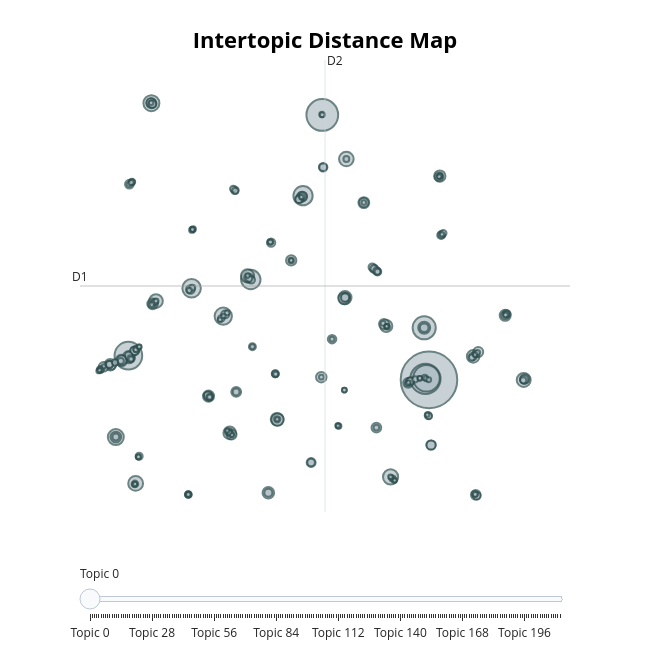

The notebook cell saved with this chart:
### Code cell
topic_model.visualize_topics()

### Figure 1 — Plotly figure (JSON) as saved in the notebook; plotly's stock layout.template omitted (floating-point values rounded to 4 significant figures; data arrays with more than 128 entries replaced by an {"elided": "..."} marker saying what was removed)
{"data": [{"customdata": {"elided": "213x3 mixed values"}, "hovertemplate": "<b>Topic %{customdata[0]}</b><br>%{customdata[1]}<br>Size: %{customdata[2]}", "legendgroup": "", "marker": {"color": "#B0BEC5", "line": {"color": "DarkSlateGrey", "width": 2}, "size": {"elided": "213 int values"}, "sizemode": "area", "sizeref": 1.155, "symbol": "circle"}, "mode": "markers", "name": "", "orientation": "v", "showlegend": false, "type": "scatter", "x": {"elided": "213 float values"}, "xaxis": "x", "y": {"elided": "213 float values"}, "yaxis": "y"}], "layout": {"annotations": [{"showarrow": false, "text": "D1", "x": -9.837, "y": 7.843, "yshift": 10}, {"showarrow": false, "text": "D2", "x": 6.945, "xshift": 10, "y": 25.32}], "height": 650, "hoverlabel": {"bgcolor": "white", "font": {"family": "Rockwell", "size": 16}}, "legend": {"itemsizing": "constant", "tracegroupgap": 0}, "margin": {"t": 60}, "shapes": [{"line": {"color": "#CFD8DC", "width": 2}, "type": "line", "x0": 6.945, "x1": 6.945, "y0": -9.632, "y1": 25.32}, {"line": {"color": "#9E9E9E", "width": 2}, "type": "line", "x0": -9.837, "x1": 23.73, "y0": 7.843, "y1": 7.843}], "sliders": [{"active": 0, "pad": {"t": 50}, "steps": [{"args": [{"marker.color": {"elided": "1x213 str values"}}], "label": "Topic 0", "method": "update"}, {"args": [{"marker.color": {"elided": "1x213 str values"}}], "label": "Topic 1", "method": "update"}, {"args": [{"marker.color": {"elided": "1x213 str values"}}], "label": "Topic 2", "method": "update"}, {"args": [{"marker.color": {"elided": "1x213 str values"}}], "label": "Topic 3", "method": "update"}, {"args": [{"marker.color": {"elided": "1x213 str values"}}], "label": "Topic 4", "method": "update"}, {"args": [{"marker.color": {"elided": "1x213 str values"}}], "label": "Topic 5", "method": "update"}, {"args": [{"marker.color": {"elided": "1x213 str values"}}], "label": "Topic 6", "method": "update"}, {"args": [{"marker.color": {"elided": "1x213 str values"}}], "label": "Topic 7", "method": "update"}, {"args": [{"marker.color": {"elided": "1x213 str values"}}], "label": "Topic 8", "method": "update"}, {"args": [{"marker.color": {"elided": "1x213 str values"}}], "label": "Topic 9", "method": "update"}, {"args": [{"marker.color": {"elided": "1x213 str values"}}], "label": "Topic 10", "method": "update"}, {"args": [{"marker.color": {"elided": "1x213 str values"}}], "label": "Topic 11", "method": "update"}, {"args": [{"marker.color": {"elided": "1x213 str values"}}], "label": "Topic 12", "method": "update"}, {"args": [{"marker.color": {"elided": "1x213 str values"}}], "label": "Topic 13", "method": "update"}, {"args": [{"marker.color": {"elided": "1x213 str values"}}], "label": "Topic 14", "method": "update"}, {"args": [{"marker.color": {"elided": "1x213 str values"}}], "label": "Topic 15", "method": "update"}, {"args": [{"marker.color": {"elided": "1x213 str values"}}], "label": "Topic 16", "method": "update"}, {"args": [{"marker.color": {"elided": "1x213 str values"}}], "label": "Topic 17", "method": "update"}, {"args": [{"marker.color": {"elided": "1x213 str values"}}], "label": "Topic 18", "method": "update"}, {"args": [{"marker.color": {"elided": "1x213 str values"}}], "label": "Topic 19", "method": "update"}, {"args": [{"marker.color": {"elided": "1x213 str values"}}], "label": "Topic 20", "method": "update"}, {"args": [{"marker.color": {"elided": "1x213 str values"}}], "label": "Topic 21", "method": "update"}, {"args": [{"marker.color": {"elided": "1x213 str values"}}], "label": "Topic 22", "method": "update"}, {"args": [{"marker.color": {"elided": "1x213 str values"}}], "label": "Topic 23", "method": "update"}, {"args": [{"marker.color": {"elided": "1x213 str values"}}], "label": "Topic 24", "method": "update"}, {"args": [{"marker.color": {"elided": "1x213 str values"}}], "label": "Topic 25", "method": "update"}, {"args": [{"marker.color": {"elided": "1x213 str values"}}], "label": "Topic 26", "method": "update"}, {"args": [{"marker.color": {"elided": "1x213 str values"}}], "label": "Topic 27", "method": "update"}, {"args": [{"marker.color": {"elided": "1x213 str values"}}], "label": "Topic 28", "method": "update"}, {"args": [{"marker.color": {"elided": "1x213 str values"}}], "label": "Topic 29", "method": "update"}, {"args": [{"marker.color": {"elided": "1x213 str values"}}], "label": "Topic 30", "method": "update"}, {"args": [{"marker.color": {"elided": "1x213 str values"}}], "label": "Topic 31", "method": "update"}, {"args": [{"marker.color": {"elided": "1x213 str values"}}], "label": "Topic 32", "method": "update"}, {"args": [{"marker.color": {"elided": "1x213 str values"}}], "label": "Topic 33", "method": "update"}, {"args": [{"marker.color": {"elided": "1x213 str values"}}], "label": "Topic 34", "method": "update"}, {"args": [{"marker.color": {"elided": "1x213 str values"}}], "label": "Topic 35", "method": "update"}, {"args": [{"marker.color": {"elided": "1x213 str values"}}], "label": "Topic 36", "method": "update"}, {"args": [{"marker.color": {"elided": "1x213 str values"}}], "label": "Topic 37", "method": "update"}, {"args": [{"marker.color": {"elided": "1x213 str values"}}], "label": "Topic 38", "method": "update"}, {"args": [{"marker.color": {"elided": "1x213 str values"}}], "label": "Topic 39", "method": "update"}, {"args": [{"marker.color": {"elided": "1x213 str values"}}], "label": "Topic 40", "method": "update"}, {"args": [{"marker.color": {"elided": "1x213 str values"}}], "label": "Topic 41", "method": "update"}, {"args": [{"marker.color": {"elided": "1x213 str values"}}], "label": "Topic 42", "method": "update"}, {"args": [{"marker.color": {"elided": "1x213 str values"}}], "label": "Topic 43", "method": "update"}, {"args": [{"marker.color": {"elided": "1x213 str values"}}], "label": "Topic 44", "method": "update"}, {"args": [{"marker.color": {"elided": "1x213 str values"}}], "label": "Topic 45", "method": "update"}, {"args": [{"marker.color": {"elided": "1x213 str values"}}], "label": "Topic 46", "method": "update"}, {"args": [{"marker.color": {"elided": "1x213 str values"}}], "label": "Topic 47", "method": "update"}, {"args": [{"marker.color": {"elided": "1x213 str values"}}], "label": "Topic 48", "method": "update"}, {"args": [{"marker.color": {"elided": "1x213 str values"}}], "label": "Topic 49", "method": "update"}, {"args": [{"marker.color": {"elided": "1x213 str values"}}], "label": "Topic 50", "method": "update"}, {"args": [{"marker.color": {"elided": "1x213 str values"}}], "label": "Topic 51", "method": "update"}, {"args": [{"marker.color": {"elided": "1x213 str values"}}], "label": "Topic 52", "method": "update"}, {"args": [{"marker.color": {"elided": "1x213 str values"}}], "label": "Topic 53", "method": "update"}, {"args": [{"marker.color": {"elided": "1x213 str values"}}], "label": "Topic 54", "method": "update"}, {"args": [{"marker.color": {"elided": "1x213 str values"}}], "label": "Topic 55", "method": "update"}, {"args": [{"marker.color": {"elided": "1x213 str values"}}], "label": "Topic 56", "method": "update"}, {"args": [{"marker.color": {"elided": "1x213 str values"}}], "label": "Topic 57", "method": "update"}, {"args": [{"marker.color": {"elided": "1x213 str values"}}], "label": "Topic 58", "method": "update"}, {"args": [{"marker.color": {"elided": "1x213 str values"}}], "label": "Topic 59", "method": "update"}, {"args": [{"marker.color": {"elided": "1x213 str values"}}], "label": "Topic 60", "method": "update"}, {"args": [{"marker.color": {"elided": "1x213 str values"}}], "label": "Topic 61", "method": "update"}, {"args": [{"marker.color": {"elided": "1x213 str values"}}], "label": "Topic 62", "method": "update"}, {"args": [{"marker.color": {"elided": "1x213 str values"}}], "label": "Topic 63", "method": "update"}, {"args": [{"marker.color": {"elided": "1x213 str values"}}], "label": "Topic 64", "method": "update"}, {"args": [{"marker.color": {"elided": "1x213 str values"}}], "label": "Topic 65", "method": "update"}, {"args": [{"marker.color": {"elided": "1x213 str values"}}], "label": "Topic 66", "method": "update"}, {"args": [{"marker.color": {"elided": "1x213 str values"}}], "label": "Topic 67", "method": "update"}, {"args": [{"marker.color": {"elided": "1x213 str values"}}], "label": "Topic 68", "method": "update"}, {"args": [{"marker.color": {"elided": "1x213 str values"}}], "label": "Topic 69", "method": "update"}, {"args": [{"marker.color": {"elided": "1x213 str values"}}], "label": "Topic 70", "method": "update"}, {"args": [{"marker.color": {"elided": "1x213 str values"}}], "label": "Topic 71", "method": "update"}, {"args": [{"marker.color": {"elided": "1x213 str values"}}], "label": "Topic 72", "method": "update"}, {"args": [{"marker.color": {"elided": "1x213 str values"}}], "label": "Topic 73", "method": "update"}, {"args": [{"marker.color": {"elided": "1x213 str values"}}], "label": "Topic 74", "method": "update"}, {"args": [{"marker.color": {"elided": "1x213 str values"}}], "label": "Topic 75", "method": "update"}, {"args": [{"marker.color": {"elided": "1x213 str values"}}], "label": "Topic 76", "method": "update"}, {"args": [{"marker.color": {"elided": "1x213 str values"}}], "label": "Topic 77", "method": "update"}, {"args": [{"marker.color": {"elided": "1x213 str values"}}], "label": "Topic 78", "method": "update"}, {"args": [{"marker.color": {"elided": "1x213 str values"}}], "label": "Topic 79", "method": "update"}, {"args": [{"marker.color": {"elided": "1x213 str values"}}], "label": "Topic 80", "method": "update"}, {"args": [{"marker.color": {"elided": "1x213 str values"}}], "label": "Topic 81", "method": "update"}, {"args": [{"marker.color": {"elided": "1x213 str values"}}], "label": "Topic 82", "method": "update"}, {"args": [{"marker.color": {"elided": "1x213 str values"}}], "label": "Topic 83", "method": "update"}, {"args": [{"marker.color": {"elided": "1x213 str values"}}], "label": "Topic 84", "method": "update"}, {"args": [{"marker.color": {"elided": "1x213 str values"}}], "label": "Topic 85", "method": "update"}, {"args": [{"marker.color": {"elided": "1x213 str values"}}], "label": "Topic 86", "method": "update"}, {"args": [{"marker.color": {"elided": "1x213 str values"}}], "label": "Topic 87", "method": "update"}, {"args": [{"marker.color": {"elided": "1x213 str values"}}], "label": "Topic 88", "method": "update"}, {"args": [{"marker.color": {"elided": "1x213 str values"}}], "label": "Topic 89", "method": "update"}, {"args": [{"marker.color": {"elided": "1x213 str values"}}], "label": "Topic 90", "method": "update"}, {"args": [{"marker.color": {"elided": "1x213 str values"}}], "label": "Topic 91", "method": "update"}, {"args": [{"marker.color": {"elided": "1x213 str values"}}], "label": "Topic 92", "method": "update"}, {"args": [{"marker.color": {"elided": "1x213 str values"}}], "label": "Topic 93", "method": "update"}, {"args": [{"marker.color": {"elided": "1x213 str values"}}], "label": "Topic 94", "method": "update"}, {"args": [{"marker.color": {"elided": "1x213 str values"}}], "label": "Topic 95", "method": "update"}, {"args": [{"marker.color": {"elided": "1x213 str values"}}], "label": "Topic 96", "method": "update"}, {"args": [{"marker.color": {"elided": "1x213 str values"}}], "label": "Topic 97", "method": "update"}, {"args": [{"marker.color": {"elided": "1x213 str values"}}], "label": "Topic 98", "method": "update"}, {"args": [{"marker.color": {"elided": "1x213 str values"}}], "label": "Topic 99", "method": "update"}, {"args": [{"marker.color": {"elided": "1x213 str values"}}], "label": "Topic 100", "method": "update"}, {"args": [{"marker.color": {"elided": "1x213 str values"}}], "label": "Topic 101", "method": "update"}, {"args": [{"marker.color": {"elided": "1x213 str values"}}], "label": "Topic 102", "method": "update"}, {"args": [{"marker.color": {"elided": "1x213 str values"}}], "label": "Topic 103", "method": "update"}, {"args": [{"marker.color": {"elided": "1x213 str values"}}], "label": "Topic 104", "method": "update"}, {"args": [{"marker.color": {"elided": "1x213 str values"}}], "label": "Topic 105", "method": "update"}, {"args": [{"marker.color": {"elided": "1x213 str values"}}], "label": "Topic 106", "method": "update"}, {"args": [{"marker.color": {"elided": "1x213 str values"}}], "label": "Topic 107", "method": "update"}, {"args": [{"marker.color": {"elided": "1x213 str values"}}], "label": "Topic 108", "method": "update"}, {"args": [{"marker.color": {"elided": "1x213 str values"}}], "label": "Topic 109", "method": "update"}, {"args": [{"marker.color": {"elided": "1x213 str values"}}], "label": "Topic 110", "method": "update"}, {"args": [{"marker.color": {"elided": "1x213 str values"}}], "label": "Topic 111", "method": "update"}, {"args": [{"marker.color": {"elided": "1x213 str values"}}], "label": "Topic 112", "method": "update"}, {"args": [{"marker.color": {"elided": "1x213 str values"}}], "label": "Topic 113", "method": "update"}, {"args": [{"marker.color": {"elided": "1x213 str values"}}], "label": "Topic 114", "method": "update"}, {"args": [{"marker.color": {"elided": "1x213 str values"}}], "label": "Topic 115", "method": "update"}, {"args": [{"marker.color": {"elided": "1x213 str values"}}], "label": "Topic 116", "method": "update"}, {"args": [{"marker.color": {"elided": "1x213 str values"}}], "label": "Topic 117", "method": "update"}, {"args": [{"marker.color": {"elided": "1x213 str values"}}], "label": "Topic 118", "method": "update"}, {"args": [{"marker.color": {"elided": "1x213 str values"}}], "label": "Topic 119", "method": "update"}, {"args": [{"marker.color": {"elided": "1x213 str values"}}], "label": "Topic 120", "method": "update"}, {"args": [{"marker.color": {"elided": "1x213 str values"}}], "label": "Topic 121", "method": "update"}, {"args": [{"marker.color": {"elided": "1x213 str values"}}], "label": "Topic 122", "method": "update"}, {"args": [{"marker.color": {"elided": "1x213 str values"}}], "label": "Topic 123", "method": "update"}, {"args": [{"marker.color": {"elided": "1x213 str values"}}], "label": "Topic 124", "method": "update"}, {"args": [{"marker.color": {"elided": "1x213 str values"}}], "label": "Topic 125", "method": "update"}, {"args": [{"marker.color": {"elided": "1x213 str values"}}], "label": "Topic 126", "method": "update"}, {"args": [{"marker.color": {"elided": "1x213 str values"}}], "label": "Topic 127", "method": "update"}, {"args": [{"marker.color": {"elided": "1x213 str values"}}], "label": "Topic 128", "method": "update"}, {"args": [{"marker.color": {"elided": "1x213 str values"}}], "label": "Topic 129", "method": "update"}, {"args": [{"marker.color": {"elided": "1x213 str values"}}], "label": "Topic 130", "method": "update"}, {"args": [{"marker.color": {"elided": "1x213 str values"}}], "label": "Topic 131", "method": "update"}, {"args": [{"marker.color": {"elided": "1x213 str values"}}], "label": "Topic 132", "method": "update"}, {"args": [{"marker.color": {"elided": "1x213 str values"}}], "label": "Topic 133", "method": "update"}, {"args": [{"marker.color": {"elided": "1x213 str values"}}], "label": "Topic 134", "method": "update"}, {"args": [{"marker.color": {"elided": "1x213 str values"}}], "label": "Topic 135", "method": "update"}, {"args": [{"marker.color": {"elided": "1x213 str values"}}], "label": "Topic 136", "method": "update"}, {"args": [{"marker.color": {"elided": "1x213 str values"}}], "label": "Topic 137", "method": "update"}, {"args": [{"marker.color": {"elided": "1x213 str values"}}], "label": "Topic 138", "method": "update"}, {"args": [{"marker.color": {"elided": "1x213 str values"}}], "label": "Topic 139", "method": "update"}, {"args": [{"marker.color": {"elided": "1x213 str values"}}], "label": "Topic 140", "method": "update"}, {"args": [{"marker.color": {"elided": "1x213 str values"}}], "label": "Topic 141", "method": "update"}, {"args": [{"marker.color": {"elided": "1x213 str values"}}], "label": "Topic 142", "method": "update"}, {"args": [{"marker.color": {"elided": "1x213 str values"}}], "label": "Topic 143", "method": "update"}, {"args": [{"marker.color": {"elided": "1x213 str values"}}], "label": "Topic 144", "method": "update"}, {"args": [{"marker.color": {"elided": "1x213 str values"}}], "label": "Topic 145", "method": "update"}, {"args": [{"marker.color": {"elided": "1x213 str values"}}], "label": "Topic 146", "method": "update"}, {"args": [{"marker.color": {"elided": "1x213 str values"}}], "label": "Topic 147", "method": "update"}, {"args": [{"marker.color": {"elided": "1x213 str values"}}], "label": "Topic 148", "method": "update"}, {"args": [{"marker.color": {"elided": "1x213 str values"}}], "label": "Topic 149", "method": "update"}, {"args": [{"marker.color": {"elided": "1x213 str values"}}], "label": "Topic 150", "method": "update"}, {"args": [{"marker.color": {"elided": "1x213 str values"}}], "label": "Topic 151", "method": "update"}, {"args": [{"marker.color": {"elided": "1x213 str values"}}], "label": "Topic 152", "method": "update"}, {"args": [{"marker.color": {"elided": "1x213 str values"}}], "label": "Topic 153", "method": "update"}, {"args": [{"marker.color": {"elided": "1x213 str values"}}], "label": "Topic 154", "method": "update"}, {"args": [{"marker.color": {"elided": "1x213 str values"}}], "label": "Topic 155", "method": "update"}, {"args": [{"marker.color": {"elided": "1x213 str values"}}], "label": "Topic 156", "method": "update"}, {"args": [{"marker.color": {"elided": "1x213 str values"}}], "label": "Topic 157", "method": "update"}, {"args": [{"marker.color": {"elided": "1x213 str values"}}], "label": "Topic 158", "method": "update"}, {"args": [{"marker.color": {"elided": "1x213 str values"}}], "label": "Topic 159", "method": "update"}, {"args": [{"marker.color": {"elided": "1x213 str values"}}], "label": "Topic 160", "method": "update"}, {"args": [{"marker.color": {"elided": "1x213 str values"}}], "label": "Topic 161", "method": "update"}, {"args": [{"marker.color": {"elided": "1x213 str values"}}], "label": "Topic 162", "method": "update"}, {"args": [{"marker.color": {"elided": "1x213 str values"}}], "label": "Topic 163", "method": "update"}, {"args": [{"marker.color": {"elided": "1x213 str values"}}], "label": "Topic 164", "method": "update"}, {"args": [{"marker.color": {"elided": "1x213 str values"}}], "label": "Topic 165", "method": "update"}, {"args": [{"marker.color": {"elided": "1x213 str values"}}], "label": "Topic 166", "method": "update"}, {"args": [{"marker.color": {"elided": "1x213 str values"}}], "label": "Topic 167", "method": "update"}, {"args": [{"marker.color": {"elided": "1x213 str values"}}], "label": "Topic 168", "method": "update"}, {"args": [{"marker.color": {"elided": "1x213 str values"}}], "label": "Topic 169", "method": "update"}, {"args": [{"marker.color": {"elided": "1x213 str values"}}], "label": "Topic 170", "method": "update"}, {"args": [{"marker.color": {"elided": "1x213 str values"}}], "label": "Topic 171", "method": "update"}, {"args": [{"marker.color": {"elided": "1x213 str values"}}], "label": "Topic 172", "method": "update"}, {"args": [{"marker.color": {"elided": "1x213 str values"}}], "label": "Topic 173", "method": "update"}, {"args": [{"marker.color": {"elided": "1x213 str values"}}], "label": "Topic 174", "method": "update"}, {"args": [{"marker.color": {"elided": "1x213 str values"}}], "label": "Topic 175", "method": "update"}, {"args": [{"marker.color": {"elided": "1x213 str values"}}], "label": "Topic 176", "method": "update"}, {"args": [{"marker.color": {"elided": "1x213 str values"}}], "label": "Topic 177", "method": "update"}, {"args": [{"marker.color": {"elided": "1x213 str values"}}], "label": "Topic 178", "method": "update"}, {"args": [{"marker.color": {"elided": "1x213 str values"}}], "label": "Topic 179", "method": "update"}, {"args": [{"marker.color": {"elided": "1x213 str values"}}], "label": "Topic 180", "method": "update"}, {"args": [{"marker.color": {"elided": "1x213 str values"}}], "label": "Topic 181", "method": "update"}, {"args": [{"marker.color": {"elided": "1x213 str values"}}], "label": "Topic 182", "method": "update"}, {"args": [{"marker.color": {"elided": "1x213 str values"}}], "label": "Topic 183", "method": "update"}, {"args": [{"marker.color": {"elided": "1x213 str values"}}], "label": "Topic 184", "method": "update"}, {"args": [{"marker.color": {"elided": "1x213 str values"}}], "label": "Topic 185", "method": "update"}, {"args": [{"marker.color": {"elided": "1x213 str values"}}], "label": "Topic 186", "method": "update"}, {"args": [{"marker.color": {"elided": "1x213 str values"}}], "label": "Topic 187", "method": "update"}, {"args": [{"marker.color": {"elided": "1x213 str values"}}], "label": "Topic 188", "method": "update"}, {"args": [{"marker.color": {"elided": "1x213 str values"}}], "label": "Topic 189", "method": "update"}, {"args": [{"marker.color": {"elided": "1x213 str values"}}], "label": "Topic 190", "method": "update"}, {"args": [{"marker.color": {"elided": "1x213 str values"}}], "label": "Topic 191", "method": "update"}, {"args": [{"marker.color": {"elided": "1x213 str values"}}], "label": "Topic 192", "method": "update"}, {"args": [{"marker.color": {"elided": "1x213 str values"}}], "label": "Topic 193", "method": "update"}, {"args": [{"marker.color": {"elided": "1x213 str values"}}], "label": "Topic 194", "method": "update"}, {"args": [{"marker.color": {"elided": "1x213 str values"}}], "label": "Topic 195", "method": "update"}, {"args": [{"marker.color": {"elided": "1x213 str values"}}], "label": "Topic 196", "method": "update"}, {"args": [{"marker.color": {"elided": "1x213 str values"}}], "label": "Topic 197", "method": "update"}, {"args": [{"marker.color": {"elided": "1x213 str values"}}], "label": "Topic 198", "method": "update"}, {"args": [{"marker.color": {"elided": "1x213 str values"}}], "label": "Topic 199", "method": "update"}, {"args": [{"marker.color": {"elided": "1x213 str values"}}], "label": "Topic 200", "method": "update"}, {"args": [{"marker.color": {"elided": "1x213 str values"}}], "label": "Topic 201", "method": "update"}, {"args": [{"marker.color": {"elided": "1x213 str values"}}], "label": "Topic 202", "method": "update"}, {"args": [{"marker.color": {"elided": "1x213 str values"}}], "label": "Topic 203", "method": "update"}, {"args": [{"marker.color": {"elided": "1x213 str values"}}], "label": "Topic 204", "method": "update"}, {"args": [{"marker.color": {"elided": "1x213 str values"}}], "label": "Topic 205", "method": "update"}, {"args": [{"marker.color": {"elided": "1x213 str values"}}], "label": "Topic 206", "method": "update"}, {"args": [{"marker.color": {"elided": "1x213 str values"}}], "label": "Topic 207", "method": "update"}, {"args": [{"marker.color": {"elided": "1x213 str values"}}], "label": "Topic 208", "method": "update"}, {"args": [{"marker.color": {"elided": "1x213 str values"}}], "label": "Topic 209", "method": "update"}, {"args": [{"marker.color": {"elided": "1x213 str values"}}], "label": "Topic 210", "method": "update"}, {"args": [{"marker.color": {"elided": "1x213 str values"}}], "label": "Topic 211", "method": "update"}, {"args": [{"marker.color": {"elided": "1x213 str values"}}], "label": "Topic 212", "method": "update"}]}], "title": {"font": {"color": "Black", "size": 22}, "text": "<b>Intertopic Distance Map</b>", "x": 0.5, "xanchor": "center", "y": 0.95, "yanchor": "top"}, "width": 650, "xaxis": {"anchor": "y", "domain": [0, 1], "range": [-9.837, 23.73], "title": {"text": ""}, "visible": false}, "yaxis": {"anchor": "x", "domain": [0, 1], "range": [-9.632, 25.32], "title": {"text": ""}, "visible": false}}}
